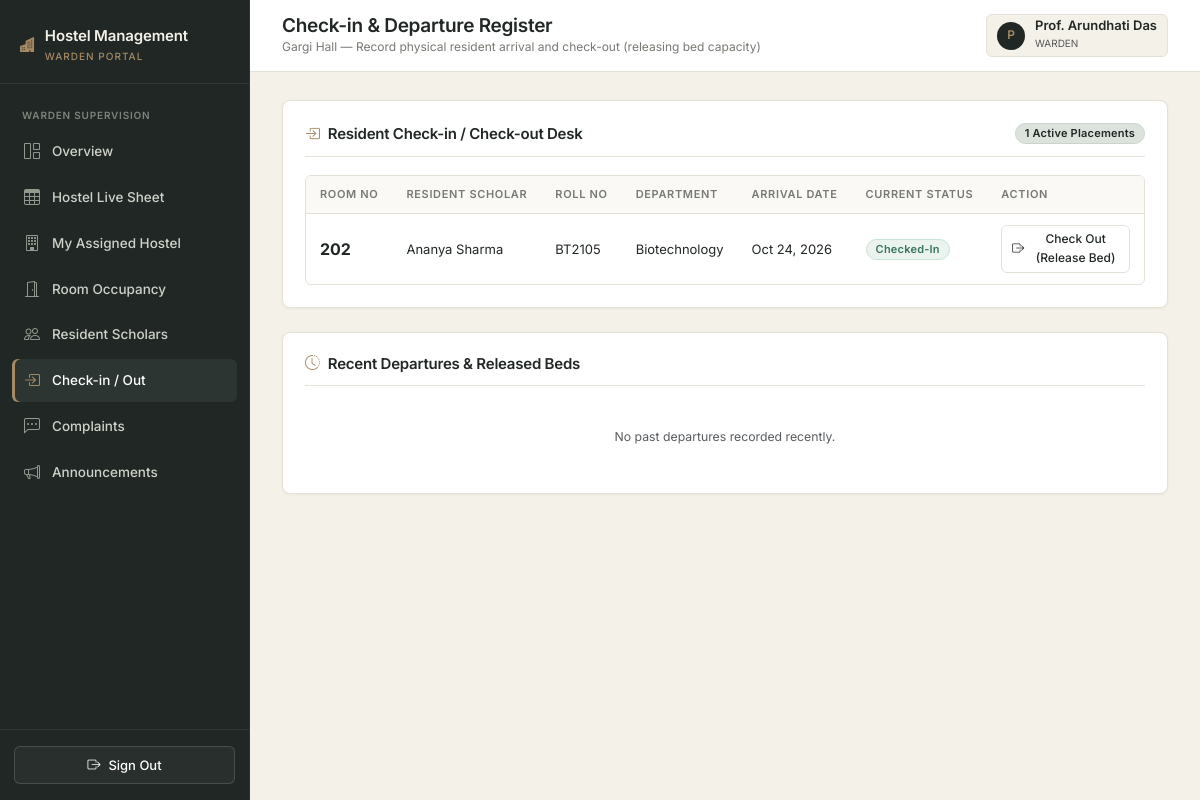
The app's page /warden/checkin (signed in) with its own data.
### hostel_allocation_system/app/models.py (models this page shows, shortened)
class User(UserMixin, db.Model):
    __tablename__ = "users"
    id = db.Column(db.Integer, primary_key=True)
    name = db.Column(db.String(100), nullable=False)
    email = db.Column(db.String(120), unique=True, nullable=False, index=True)
    password_hash = db.Column(db.String(255), nullable=False)
    role = db.Column(db.Enum("student", "warden", "admin", name="user_roles"), nullable=False)
    created_at = db.Column(db.DateTime, default=datetime.utcnow, nullable=False)
    student = db.relationship("Student", backref="user", uselist=False, cascade="all, delete-orphan")
    warden = db.relationship("Warden", backref="user", uselist=False, cascade="all, delete-orphan")

class Hostel(db.Model):
    __tablename__ = "hostels"
    id = db.Column(db.Integer, primary_key=True)
    hostel_name = db.Column(db.String(100), unique=True, nullable=False)
    hostel_type = db.Column(db.Enum("Boys", "Girls", "Co-ed", name="hostel_types"), nullable=False)
    address = db.Column(db.String(255), nullable=False)
    total_rooms = db.Column(db.Integer, default=0, nullable=False)
    description = db.Column(db.Text)
    rooms = db.relationship("Room", backref="hostel", cascade="all, delete-orphan", lazy="dynamic")
    wardens = db.relationship("Warden", backref="hostel", lazy="dynamic")
    complaints = db.relationship("Complaint", backref="hostel", lazy="dynamic")
    announcements = db.relationship("Announcement", backref="hostel", lazy="dynamic")

class Allocation(db.Model):
    __tablename__ = "allocations"
    id = db.Column(db.Integer, primary_key=True)
    student_id = db.Column(db.Integer, db.ForeignKey("students.id", ondelete="CASCADE"), nullable=False)
    room_id = db.Column(db.Integer, db.ForeignKey("rooms.id"), nullable=False)
    application_id = db.Column(db.Integer, db.ForeignKey("applications.id", ondelete="SET NULL"), nullable=True)
    allocation_date = db.Column(db.DateTime, default=datetime.utcnow, nullable=False)
    check_in_date = db.Column(db.DateTime, nullable=True)
    check_out_date = db.Column(db.DateTime, nullable=True)
    status = db.Column(db.Enum("Allocated", "Checked-In", "Checked-Out", "Cancelled", name="alloc_status"), default="Allocated", nullable=False)

class Room(db.Model):
    __tablename__ = "rooms"
    id = db.Column(db.Integer, primary_key=True)
    hostel_id = db.Column(db.Integer, db.ForeignKey("hostels.id", ondelete="CASCADE"), nullable=False)
    room_number = db.Column(db.String(10), nullable=False)
    room_type = db.Column(db.Enum("Single", "Double", "Triple", "Dormitory", name="room_types"), nullable=False)
    capacity = db.Column(db.SmallInteger, nullable=False)
    occupied_count = db.Column(db.SmallInteger, default=0, nullable=False)
    status = db.Column(db.Enum("Available", "Full", "Maintenance", name="room_status"), default="Available", nullable=False)
    __table_args__ = (
        db.UniqueConstraint("hostel_id", "room_number", name="uq_hostel_room_no"),
    )
    allocations = db.relationship("Allocation", backref="room", lazy="dynamic")

class Student(db.Model):
    __tablename__ = "students"
    id = db.Column(db.Integer, primary_key=True)
    user_id = db.Column(db.Integer, db.ForeignKey("users.id", ondelete="CASCADE"), unique=True, nullable=False)
    registration_number = db.Column(db.String(30), unique=True, nullable=False, index=True)
    phone = db.Column(db.String(15), nullable=False)
    department = db.Column(db.String(100), nullable=False)
    academic_year = db.Column(db.SmallInteger, nullable=False)
    gender = db.Column(db.Enum("Male", "Female", "Other", name="genders"), nullable=False)
    address = db.Column(db.String(255))
    applications = db.relationship("Application", backref="student", cascade="all, delete-orphan", lazy="dynamic")
    allocations = db.relationship("Allocation", backref="student", cascade="all, delete-orphan", lazy="dynamic")
    complaints = db.relationship("Complaint", backref="student", cascade="all, delete-orphan", lazy="dynamic")

### hostel_allocation_system/app/warden/routes.py (the view)
@bp.route("/checkin")
@login_required
@role_required("warden")
def checkin():
    warden = get_current_warden()
    hostel = warden.hostel
    if not hostel:
        return render_template("warden/unassigned.html", warden=warden)
    active_allocs = Allocation.query.join(Room).filter(
        Room.hostel_id == hostel.id,
        Allocation.status.in_(["Allocated", "Checked-In"])
    ).order_by(Allocation.status.asc(), Room.room_number.asc()).all()
    recent_checkouts = Allocation.query.join(Room).filter(
        Room.hostel_id == hostel.id,
        Allocation.status == "Checked-Out"
    ).order_by(Allocation.check_out_date.desc()).limit(10).all()
    return render_template("warden/checkin.html",
                           hostel=hostel,
                           allocations=active_allocs,
                           recent_checkouts=recent_checkouts)

### hostel_allocation_system/app/__init__.py (called while the page is built)
@login_manager.user_loader
def load_user(user_id):
    from .models import User
    return db.session.get(User, int(user_id))

### hostel_allocation_system/app/warden/routes.py (called while the page is built)
def get_current_warden():
    warden = Warden.query.filter_by(user_id=current_user.id).first()
    if not warden:
        abort(404, description="Warden profile not found.")
    return warden

### hostel_allocation_system/app/templates/warden/checkin.html (shortened to what this page needs)
{% extends "shared/base.html" %}
{% block page_title %}Check-in & Departure Register{% endblock %}
{% block page_subtitle %}{{ hostel.hostel_name }} — Record physical resident arrival and check-out (releasing bed capacity){% endblock %}
{% block content %}
<div class="content-panel mb-4">
  <div class="panel-header">
    <h2 class="panel-title"><i class="bi bi-box-arrow-in-right text-warning" style="color: var(--accent-bronze) !important;"></i> Resident Check-in / Check-out Desk</h2>
    <span class="custom-badge badge-neutral">{{ allocations|length }} Active Placements</span>
  </div>
  {% if allocations %}
    <div class="table-responsive-wrapper">
      <table class="custom-table">
        <thead>
          <tr>
            <th>Room No</th>
            <th>Resident Scholar</th>
            <th>Roll No</th>
            <th>Department</th>
            <th>Arrival Date</th>
            <th>Current Status</th>
            <th>Action</th>
          </tr>
        </thead>
        <tbody>
          {% for a in allocations %}
            <tr>
              <td class="fw-bold fs-6">{{ a.room.room_number }}</td>
              <td>{{ a.student.user.name }}</td>
              <td>{{ a.student.registration_number }}</td>
              <td>{{ a.student.department }}</td>
              <td>{{ a.check_in_date.strftime('%b %d, %Y') if a.check_in_date else 'Pending Arrival' }}</td>
              <td>{{ a.status|status_badge|safe }}</td>
              <td>
                {% if a.status == 'Allocated' %}
                  <form method="POST" action="{{ url_for('warden.process_checkin_checkout', alloc_id=a.id) }}" class="d-inline">
                    <input type="hidden" name="csrf_token" value="{{ csrf_token() }}">
                    <input type="hidden" name="action" value="checkin">
                    <button type="submit" class="btn-custom btn-bronze btn-sm-custom">
                      <i class="bi bi-box-arrow-in-right"></i> Check In
                    </button>
                  </form>
                {% elif a.status == 'Checked-In' %}
                  <form method="POST" action="{{ url_for('warden.process_checkin_checkout', alloc_id=a.id) }}"
                        onsubmit="return confirm('Check out {{ a.student.user.name }} from Room {{ a.room.room_number }}? The bed will be released.');" class="d-inline">
                    <button type="submit" class="btn-custom btn-outline-custom btn-sm-custom">
                      <i class="bi bi-box-arrow-right"></i> Check Out (Release Bed)
                    </button>
                  </form>
                {% endif %}
              </td>
            </tr>
          {% endfor %}
        </tbody>
      </table>
    </div>
  {% else %}
    <div class="text-center py-5 text-muted small">No allocations pending arrival or resident in {{ hostel.hostel_name }}.</div>
  {% endif %}
</div>
<div class="content-panel">
  <div class="panel-header">
    <h2 class="panel-title"><i class="bi bi-clock-history text-warning" style="color: var(--accent-bronze) !important;"></i> Recent Departures & Released Beds</h2>
  </div>
  {% if recent_checkouts %}
    <div class="table-responsive-wrapper">
      <table class="custom-table">
        <thead>
          <tr>
            <th>Scholar</th>
            <th>Roll No</th>
            <th>Vacated Room</th>
            <th>Departure Date</th>
            <th>Status</th>
          </tr>
        </thead>
        <tbody>
          {% for r in recent_checkouts %}
            <tr>
              <td>{{ r.student.user.name }}</td>
              <td>{{ r.student.registration_number }}</td>
              <td>Room {{ r.room.room_number }}</td>
              <td>{{ r.check_out_date.strftime('%B %d, %Y') if r.check_out_date else '-' }}</td>
              <td>{{ r.status|status_badge|safe }}</td>
            </tr>
          {% endfor %}
        </tbody>
      </table>
    </div>
  {% else %}
    <div class="text-center py-4 text-muted small">No past departures recorded recently.</div>
  {% endif %}
</div>
{% endblock %}

### hostel_allocation_system/app/templates/shared/base.html (shortened to what this page needs)
<!DOCTYPE html>
<html lang="en">
<head>
  <link rel="stylesheet" href="https://cdn.jsdelivr.net/npm/bootstrap@5.3.3/dist/css/bootstrap.min.css">
  <link rel="stylesheet" href="https://cdn.jsdelivr.net/npm/bootstrap-icons@1.11.3/font/bootstrap-icons.min.css">
  <link rel="stylesheet" href="{{ url_for('static', filename='css/main.css') }}">
</head>
<body>
{% if current_user.is_authenticated %}
  <div class="app-wrapper">
    <aside class="app-sidebar">
      <div class="sidebar-header">
        <div class="sidebar-brand">
          <i class="bi bi-buildings-fill text-warning" style="color: var(--accent-bronze) !important;"></i>
          <div>
            <div>Hostel Management</div>
            <small>{{ current_user.role }} portal</small>
          </div>
        </div>
      </div>
      <nav class="sidebar-nav">
        {% if current_user.role == 'admin' %}
          <div class="nav-section-title">Institutional Overview</div>
          <a href="{{ url_for('admin.overview') }}" class="{{ 'active' if request.endpoint == 'admin.overview' else '' }}">
            <i class="bi bi-grid-1x2"></i> Overview
          </a>
          <a href="{{ url_for('admin.sheets') }}" class="{{ 'active' if request.endpoint == 'admin.sheets' else '' }}">
            <i class="bi bi-table"></i> Live Database Sheet
          </a>
          <div class="nav-section-title">Accommodations</div>
          <a href="{{ url_for('admin.hostels') }}" class="{{ 'active' if request.endpoint == 'admin.hostels' else '' }}">
            <i class="bi bi-building"></i> Hostels
          </a>
          <a href="{{ url_for('admin.rooms') }}" class="{{ 'active' if request.endpoint == 'admin.rooms' else '' }}">
            <i class="bi bi-door-open"></i> Rooms & Beds
          </a>
          <a href="{{ url_for('admin.allocations') }}" class="{{ 'active' if request.endpoint == 'admin.allocations' else '' }}">
            <i class="bi bi-key"></i> Room Allocation
          </a>
          <div class="nav-section-title">Admissions & Students</div>
          <a href="{{ url_for('admin.applications') }}" class="{{ 'active' if request.endpoint == 'admin.applications' else '' }}">
            <i class="bi bi-file-earmark-text"></i> Applications
          </a>
          <a href="{{ url_for('admin.students') }}" class="{{ 'active' if request.endpoint == 'admin.students' else '' }}">
            <i class="bi bi-people"></i> Students
          </a>
          <a href="{{ url_for('admin.wardens') }}" class="{{ 'active' if request.endpoint == 'admin.wardens' else '' }}">
            <i class="bi bi-person-badge"></i> Wardens
          </a>
          <div class="nav-section-title">Administration</div>
          <a href="{{ url_for('admin.complaints') }}" class="{{ 'active' if request.endpoint == 'admin.complaints' else '' }}">
            <i class="bi bi-chat-left-dots"></i> Complaints
          </a>
          <a href="{{ url_for('admin.announcements') }}" class="{{ 'active' if request.endpoint == 'admin.announcements' else '' }}">
            <i class="bi bi-megaphone"></i> Announcements
          </a>
          <a href="{{ url_for('admin.reports') }}" class="{{ 'active' if request.endpoint == 'admin.reports' else '' }}">
            <i class="bi bi-bar-chart"></i> Reports
          </a>
          <a href="{{ url_for('admin.settings') }}" class="{{ 'active' if request.endpoint == 'admin.settings' else '' }}">
            <i class="bi bi-gear-wide-connected"></i> Settings
          </a>
        {% elif current_user.role == 'warden' %}
          <div class="nav-section-title">Warden Supervision</div>
          <a href="{{ url_for('warden.overview') }}" class="{{ 'active' if request.endpoint == 'warden.overview' else '' }}">
            <i class="bi bi-grid-1x2"></i> Overview
          </a>
          <a href="{{ url_for('warden.sheets') }}" class="{{ 'active' if request.endpoint == 'warden.sheets' else '' }}">
            <i class="bi bi-table"></i> Hostel Live Sheet
          </a>
          <a href="{{ url_for('warden.my_hostel') }}" class="{{ 'active' if request.endpoint == 'warden.my_hostel' else '' }}">
            <i class="bi bi-building"></i> My Assigned Hostel
          </a>
          <a href="{{ url_for('warden.occupancy') }}" class="{{ 'active' if request.endpoint == 'warden.occupancy' else '' }}">
            <i class="bi bi-door-open"></i> Room Occupancy
          </a>
          <a href="{{ url_for('warden.students') }}" class="{{ 'active' if request.endpoint == 'warden.students' else '' }}">
            <i class="bi bi-people"></i> Resident Scholars
          </a>
          <a href="{{ url_for('warden.checkin') }}" class="{{ 'active' if request.endpoint == 'warden.checkin' else '' }}">
            <i class="bi bi-box-arrow-in-right"></i> Check-in / Out
          </a>
          <a href="{{ url_for('warden.complaints') }}" class="{{ 'active' if request.endpoint == 'warden.complaints' else '' }}">
            <i class="bi bi-chat-left-dots"></i> Complaints
          </a>
          <a href="{{ url_for('warden.announcements') }}" class="{{ 'active' if request.endpoint == 'warden.announcements' else '' }}">
            <i class="bi bi-megaphone"></i> Announcements
          </a>
        {% endif %}
      </nav>
      <div class="sidebar-footer">
        <a href="{{ url_for('auth.logout') }}" class="btn-custom btn-outline-custom w-100 justify-content-center text-white" style="border-color: rgba(255,255,255,0.15); background: rgba(255,255,255,0.04);">
          <i class="bi bi-box-arrow-right"></i> Sign Out
        </a>
      </div>
    </aside>
    <div class="app-main">
      <header class="app-topbar">
        <div class="d-flex align-items-center gap-3">
          <div class="topbar-title">
            <h1>{% block page_title %}Dashboard{% endblock %}</h1>
            <div class="breadcrumb-sub">{% block page_subtitle %}{{ college_name }}{% endblock %}</div>
          </div>
        </div>
        <div class="topbar-actions">
          <div class="user-profile-badge">
            <div class="user-avatar">{{ current_user.name[:1] }}</div>
            <div>
              <div class="fw-semibold lh-1">{{ current_user.name }}</div>
              <small class="text-muted text-uppercase" style="font-size: 10px;">{{ current_user.role }}</small>
            </div>
          </div>
        </div>
      </header>
      <div class="app-content">
        {% block content %}{% endblock %}
      </div>
    </div>
  </div>
{% endif %}
</body>
</html>

### records on screen
User: role "WARDEN", name "P", name "Prof. Arundhati Das"
Hostel: hostel_name "Gargi Hall"
Allocation: room.room_number "202", student.user.name "Ananya Sharma", student.registration_number "BT2105", student.department "Biotechnology", check_in_date "Oct 24, 2026", status|status_badge "Checked-In"

### other values on screen
{{ allocations|length }} "1"
